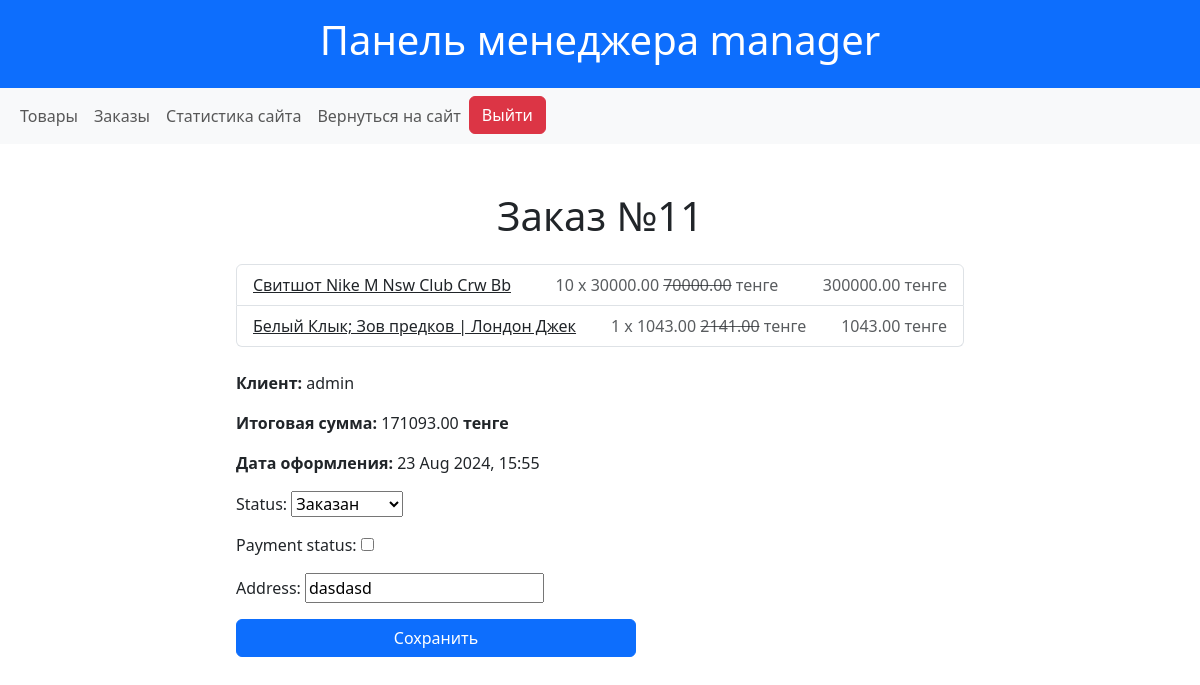
Before: /manager/order/11 (signed in) with the older database file.
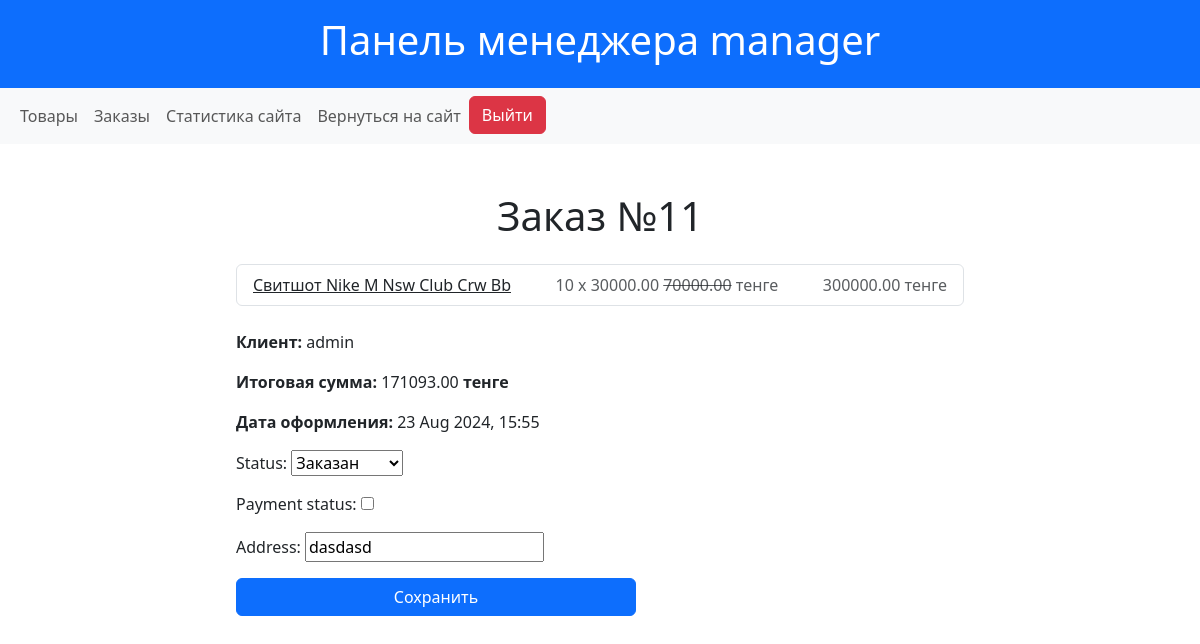
After: the same page with the newer database file.
### shop/models.py (models this page shows, shortened)
class OrderItem(models.Model):
    order = models.ForeignKey(Order, related_name='items', on_delete=models.CASCADE)
    product = models.ForeignKey(Product, on_delete=models.CASCADE)
    quantity = models.PositiveIntegerField(default=1)
    objects = OrderItemManager()
    class Meta:
        verbose_name = "Запись заказов"
        verbose_name_plural = "Записи заказов"
    def get_total_item_price(self):
        return self.quantity * self.product.get_discounted_price()

class Product(models.Model):
    name = models.CharField(max_length=200)
    slug = models.SlugField(max_length=200, null=True, blank=True)
    description = models.TextField()
    price = models.DecimalField(max_digits=10, decimal_places=2)
    discount_price = models.DecimalField(max_digits=10, decimal_places=2, blank=True, null=True, default=0)
    category = models.ForeignKey(Category, related_name="products", on_delete=models.CASCADE)
    image = models.ImageField(upload_to='media/products/')
    created_at = models.DateTimeField(auto_now_add=True)
    quantity = models.PositiveIntegerField(default=0, blank=True)
    class Meta:
        verbose_name = "Товар"
        verbose_name_plural = "Товары"
    def get_discounted_price(self):
        if self.discount_price:
            return self.discount_price
        return self.price
    def get_display_price(self):
        if self.discount_price:
            return f'{self.discount_price} <s>{self.price}</s>'
        return f'{self.price}'

### shop/views.py (the view)
# urls.py: path('manager/order/<int:pk>', ManagerOrdersUpdateView.as_view(), name='update_order'),
class ManagerOrdersUpdateView(ManagerMixin, UpdateView):
    model = Order
    template_name = 'manager/orders_update.html'
    fields = ['status', 'payment_status', 'address']
    success_url = reverse_lazy('manager_orders')

### shop/views.py (called while the page is built)
    def test_func(self):
        return self.request.user.groups.filter(name="Менеджеры").exists()

### shop/templates/manager/orders_update.html (shortened to what this page needs)
{% extends "manager/base.html" %}
{% block content %}
<div class="container mt-5">
    <div class="mb-4 col-8 mx-auto">
    <h1 class="text-center mb-4">Заказ №{{ object.id }}</h1>
    <ul class="list-group mb-4">
        {% for item in order.items.all %}
            <li class="list-group-item d-flex justify-content-between align-items-center">
                <a href="{% url 'product_detail' item.product.slug %}" class="text-dark">{{ item.product.name }}</a>
                <span class="text-muted">{{ item.quantity }} x {{ item.product.get_display_price | safe}} тенге</span>
                <span class="text-muted">{{ item.get_total_item_price}} тенге</span>
            </li>
        {% endfor %}
    </ul>
        <p><strong>Клиент:</strong> {{ order.user.username }}</p>
        <p><strong>Итоговая сумма:</strong> {{ order.total_price }} <b>тенге</b></p>
        <p><strong>Дата оформления:</strong> {{ order.created_at|date:"d M Y, H:i" }}</p>
    <form method="post" style="max-width: 400px;">
        <div class="mb-3">
            {{ form.as_p }}
        </div>
        <button type="submit" class="btn btn-primary w-100">Сохранить</button>
    </form>
    </div>
</div>
{% endblock %}

Changed rows visible on the page:
removed OrderItem: product.name "Белый Клык; Зов предков | Лондон Джек", quantity "1", product.get_display_price "1043.00 2141.00", get_total_item_price "1043.00"
